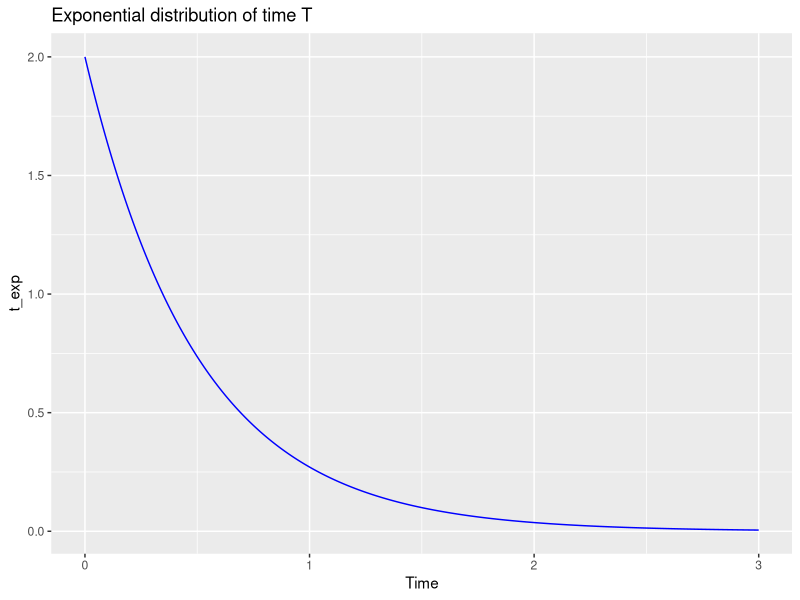
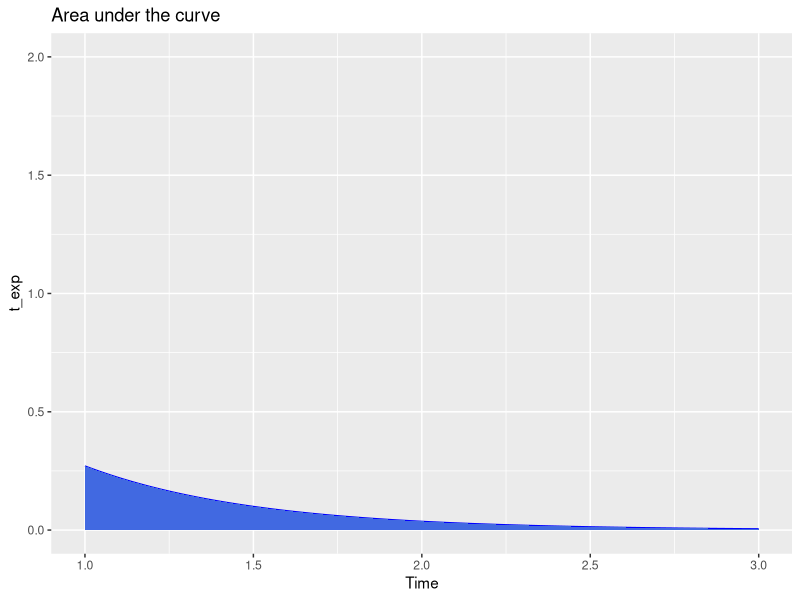

These figures' R source, in order:
## ---- chunk 1
T_randvar <- seq(0, 3, 0.01)
define_exponential <- function(randvar, bta) {return((1 / bta) * exp(-randvar / bta))}
df_exponential <- data.frame("Time" = T_randvar, "t_exp" = define_exponential(T_randvar, bta = 0.5))
#print(df_exponential) Look at appendix
## ---- chunk 2
library(ggplot2)
plt_exponential <- ggplot(data = df_exponential, mapping = aes(Time, t_exp)) + geom_line(color = "blue") + ggtitle("Exponential distribution of time T")
plt_exponential
## ---- chunk 3
plt_area_under_the_curve <- plt_exponential + geom_area(fill = "royalblue") + xlim(1, 3)
plt_area_under_the_curve + ggtitle("Area under the curve")
